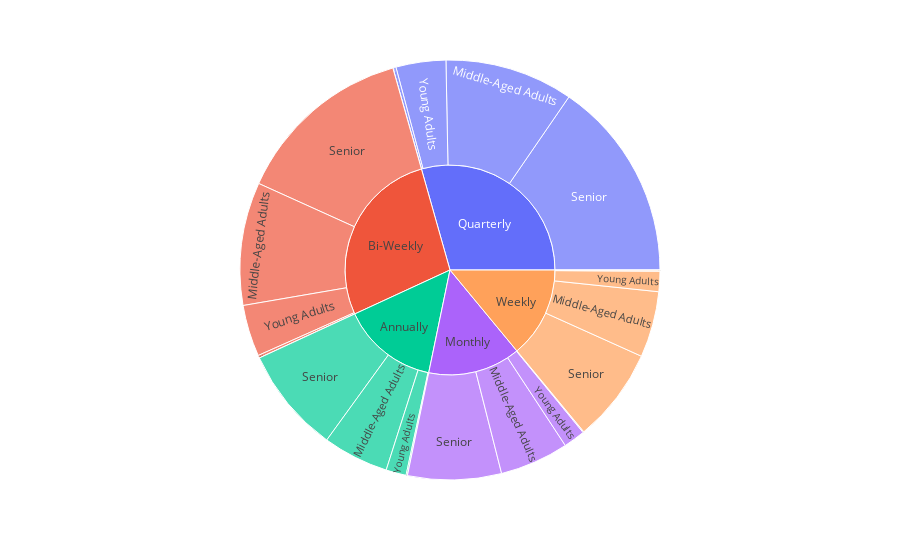

Notebook cell for this chart:
### Code cell
df['Age_category'] = pd.cut(df['Age'], bins= [0,15, 18 , 30 , 50 , 70] , labels= ['child' , 'teen' , 'Young Adults' ,'Middle-Aged Adults','Senior'])
df['Age_category'].unique()
shop_group = df.groupby('Frequency of Purchases')['Age'].sum()
px.sunburst(df , path=['Frequency of Purchases','Age_category'] , values='Age')
px.sunburst(df , path=['Frequency of Purchases','Age_category'] , values='Age')
#Seniors have a lot of disposable income and buy presents for children and grandchildren

### Figure 1 — Plotly figure (JSON) as saved in the notebook; plotly's stock layout.template omitted (floating-point values rounded to 4 significant figures)
{"data": [{"branchvalues": "total", "domain": {"x": [0, 1], "y": [0, 1]}, "hovertemplate": "labels=%{label}<br>Age=%{value}<br>parent=%{parent}<br>id=%{id}<extra></extra>", "ids": ["Annually/child", "Bi-Weekly/child", "Monthly/child", "Quarterly/child", "Weekly/child", "Annually/teen", "Bi-Weekly/teen", "Monthly/teen", "Quarterly/teen", "Weekly/teen", "Annually/Young Adults", "Bi-Weekly/Young Adults", "Monthly/Young Adults", "Quarterly/Young Adults", "Weekly/Young Adults", "Annually/Middle-Aged Adults", "Bi-Weekly/Middle-Aged Adults", "Monthly/Middle-Aged Adults", "Quarterly/Middle-Aged Adults", "Weekly/Middle-Aged Adults", "Annually/Senior", "Bi-Weekly/Senior", "Monthly/Senior", "Quarterly/Senior", "Weekly/Senior", "Annually", "Bi-Weekly", "Monthly", "Quarterly", "Weekly"], "labels": ["child", "child", "child", "child", "child", "teen", "teen", "teen", "teen", "teen", "Young Adults", "Young Adults", "Young Adults", "Young Adults", "Young Adults", "Middle-Aged Adults", "Middle-Aged Adults", "Middle-Aged Adults", "Middle-Aged Adults", "Middle-Aged Adults", "Senior", "Senior", "Senior", "Senior", "Senior", "Annually", "Bi-Weekly", "Monthly", "Quarterly", "Weekly"], "name": "", "parents": ["Annually", "Bi-Weekly", "Monthly", "Quarterly", "Weekly", "Annually", "Bi-Weekly", "Monthly", "Quarterly", "Weekly", "Annually", "Bi-Weekly", "Monthly", "Quarterly", "Weekly", "Annually", "Bi-Weekly", "Monthly", "Quarterly", "Weekly", "Annually", "Bi-Weekly", "Monthly", "Quarterly", "Weekly", "", "", "", "", ""], "type": "sunburst", "values": [0, 0, 0, 0, 0, 180, 360, 126, 414, 162, 2679, 6819, 2873, 6600, 2680, 8712, 16270, 9106, 16995, 8736, 13978, 23806, 12384, 26499, 12488, 25549, 47255, 24489, 50508, 24066]}], "layout": {"legend": {"tracegroupgap": 0}, "margin": {"t": 60}}}
